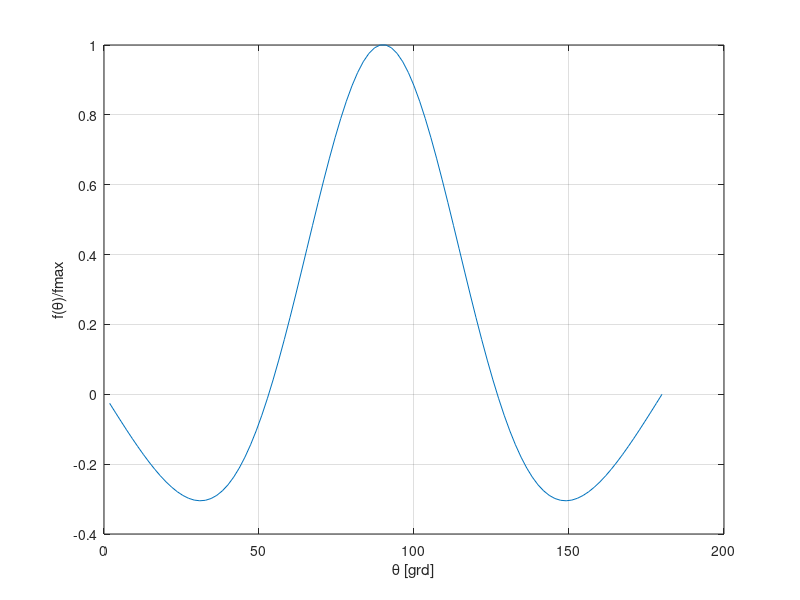

Write MATLAB code to recreate this figure. (Note: this script raises an error after producing the figure.)
% profil de radiatie 2D, pentru camp, dipol electric 
% Gabriela Ciuprina, 18 decembrie 2022

theta = linspace(0,pi,100);
x = theta;
%y = sin(theta);
%lpelambda = 0.01;
%lpelambda = 0.5; % l = lambda/2
% lpelambda = 3/4; % l = 0.75*lambda
% lpelambda = 1; % l = lambda
 lpelambda = 5/4; % l = 1.25*lambda
% lpelambda = 3/2; % l = 1.5*lambda
% lpelambda = 2; % l = 2*lambda

y = (cos(pi*lpelambda.*cos(theta))-cos(pi*lpelambda))./sin(theta);
ymax = max(abs(y));
disp(ymax);
y = y/ymax;

figure(1);
plot(x*180/pi,y);
xlabel('\theta [grd]');
ylabel('f(\theta)/fmax');
grid on;

% plot polar obisnuit
figure(2);
polarplot(theta,y);
title('Polar plot, with \theta - measured from the Ox axis (usual math representation)')

% plot polar ca la antene
thetaP = - theta + pi/2;
figure(3);
polarplot(thetaP,y);
tv = thetaticks;
tvP = -thetaticks + 90;
thetaticks([0 90 180 270])
thetaticklabels({'East','North','West','South'})
thetaticks([0    30    60    90   120   150   180   210   240   270   300   330   360])
%thetaticklabels({'90','60','30','0','330','300','270','240','210','180','150','120','90'})
thetaticklabels({'90','60','30','0','','','','','','180','150','120','90'})
title('Polar plot, with \theta - measured from the Oz axis (antenna representation, \phi = 0)')

figure(4);
polarplot(thetaP,-y,'-r');
thetaticks([0    30    60    90   120   150   180   210   240   270   300   330   360])
%thetaticklabels({'90','60','30','0','330','300','270','240','210','180','150','120','90'})
%thetaticklabels({'90','60','30','0','','','','','','180','150','120','90'})
thetaticklabels({'','','','0','30','60','90','120','150','180','','',''})
title('Polar plot, with \theta - measured from the Oz axis (antenna representation, \phi = \pi)')

figure(5); 
polarplot(thetaP,y,'-b'); hold on;
polarplot(thetaP,-y,'-r');
thetaticks([0    30    60    90   120   150   180   210   240   270   300   330   360])
%thetaticklabels({'90','60','30','0','330','300','270','240','210','180','150','120','90'})
thetaticklabels({'90','60','30','0','30','60','90','120','150','180','150','120','90'})
title('Dipole 2D pattern (normalized field pattern)');
